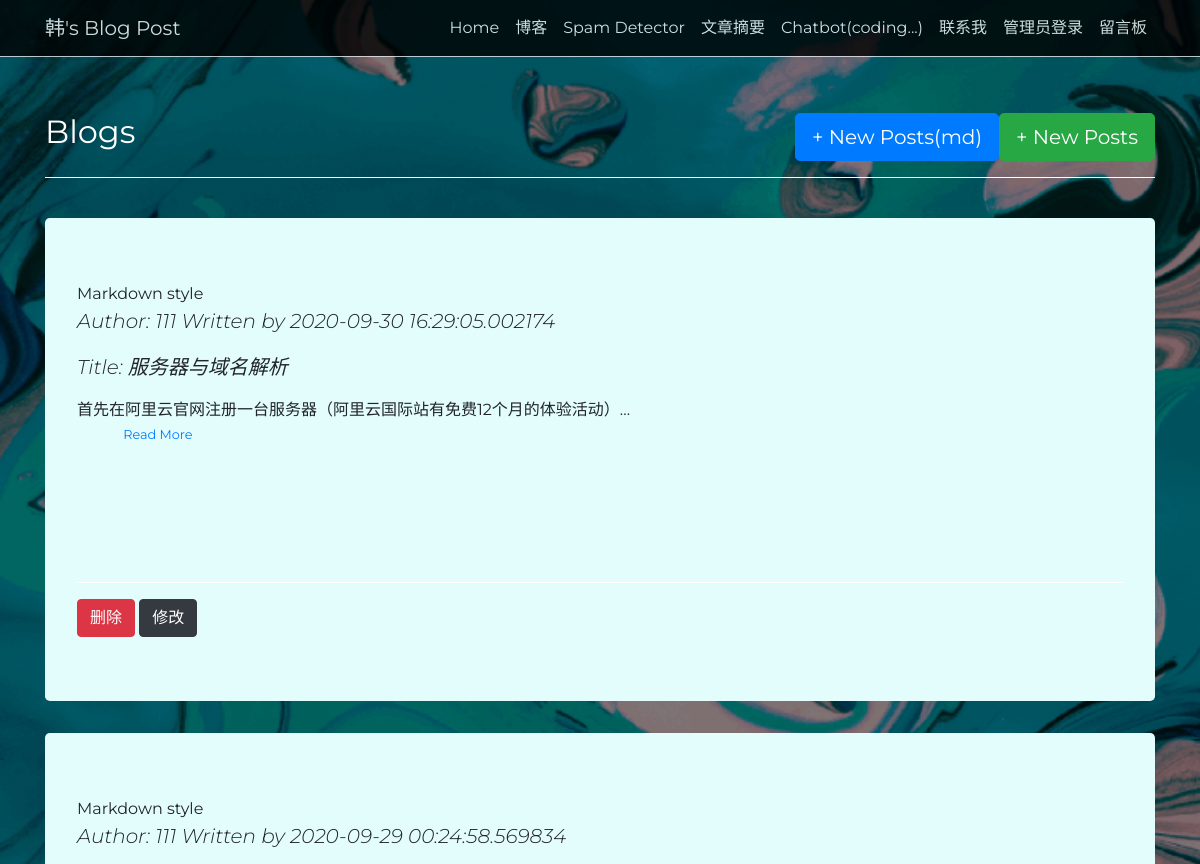
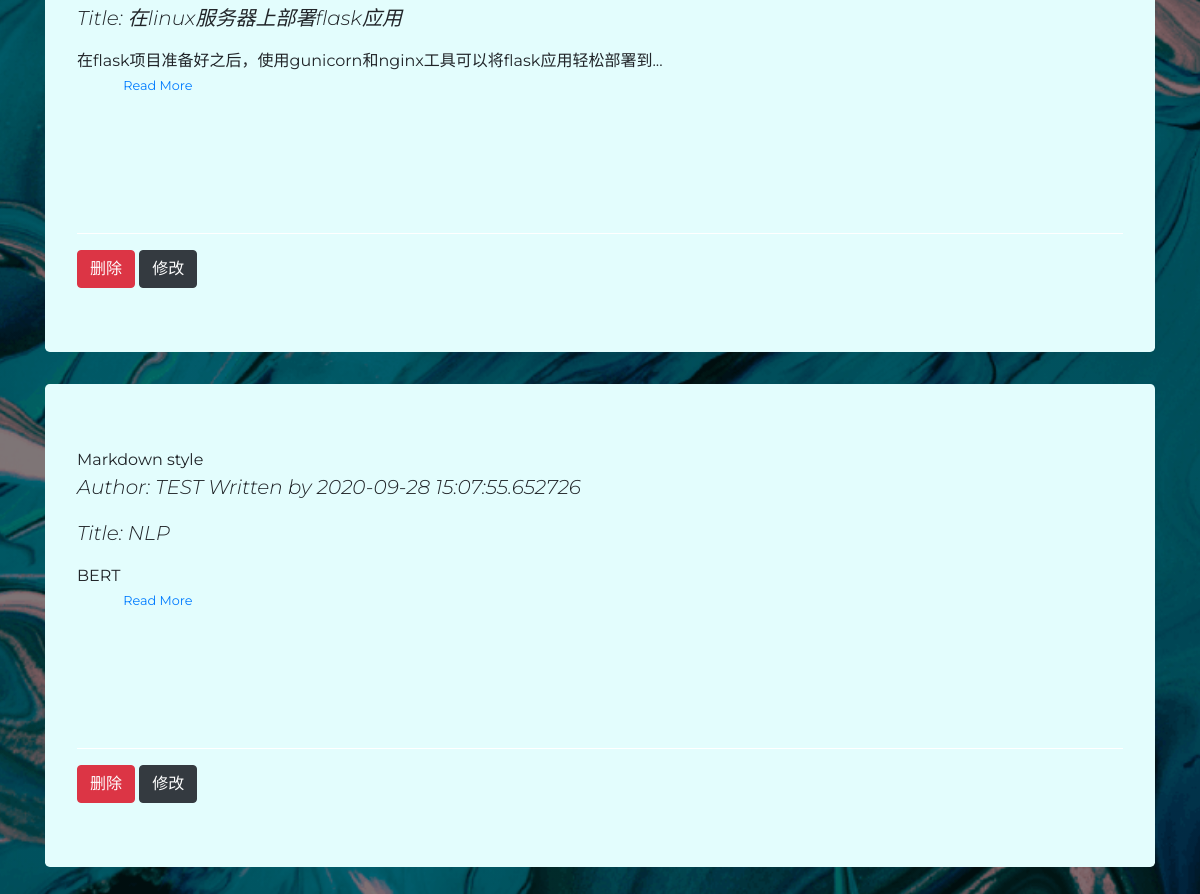
The page /posts on the database its author committed (2 pictures, top to bottom).
### app.py (models this page shows)
class ckddata(db.Model):
    __tablename__ = "ckd"
    id = db.Column(db.Integer, primary_key=True)
    title = db.Column(db.Text, nullable=False)
    body = db.Column(db.Text, nullable=False)
    author = db.Column(db.String(50))
    time = db.Column(db.DateTime, nullable=False, default=datetime.now)

### app.py (the view)
@app.route("/posts", methods=['GET', 'POST'])
def posts():
    if request.method == 'POST':
        post_title = request.form['title']
        post_content = request.form['content']
        post_author = request.form['author']
        new_post = BlogPost(title=post_title, content=post_content, author=post_author)
        db.session.add(new_post)
        db.session.commit()
        return redirect('/posts')
    else:
        all_ckd = ckddata.query.order_by(ckddata.id.desc())
        all_posts = BlogPost.query.order_by(BlogPost.date_posted)
        return render_template('posts.html', post_db=all_posts, cdk_db=all_ckd)

### templates/posts.html (shortened to what this page needs)
{% extends 'base.html' %}
{% block body %}
  <link rel="stylesheet" href="{{ url_for('static', filename='css/view-post.css') }}">
  <div class="row header-row">
    <div class="col-lg-6">
      <h3 class="posts-heading">Blogs</h3>
    </div>
    <div class="col-lg-6">
      <a class="new-post btn btn-success btn-lg" href="{{ url_for('new_posts') }}">+ New Posts</a>
      <a class="new-post btn btn-primary btn-lg" href="{{ url_for('cked') }}">+ New Posts(md)</a>
    </div>
  </div>
  <hr>
  <br>
   {% for data in cdk_db %}
     <div class="jumbotron posts-content">
        <h7>Markdown style</h7>
        {% if data.author %}
          <p class="lead"><em>Author: {{ data.author }} Written by {{ data.time }}</em></p>
        {% else %}
          <p class="lead"><em>Written by Unknown on</em></p>
        {% endif %}
        {% if data.title %}
          <p class="lead"><em>Title: {{ data.title }}</em></p>
        {% else %}
          <p class="lead"><em>Written by Unknown on</em></p>
        {% endif %}
        {% if data.body %}
           <p style="white-space: pre-wrap">{{ data.body|striptags|truncate(50) }}
           <small><a href="/ckeditor/details/{{ data.id }}">Read More</a></small>
        {% else %}
           <p class="lead"><em>Written by Unknown on</em></p>
        {% endif %}
        <br>
      <hr>
    <a class="btn btn-danger" href="/ckeditor/delete/{{ data.id }}">删除</a>
    <a class="btn btn-dark" href="/ckeditor/edit/{{ data.id }}">修改</a>
    </div>
   {% endfor %}
  </div>
{% endblock %}

### static/css/main.css (style rules this page uses)
body { font-family: Helvetica, sans-serif; }
h1, h2, h3 { font-family: 'Montserrat', sans-serif; }
.header-row { text-align: left; margin-top: 5%; }

### static/css/view-post.css (style rules this page uses)
.posts-heading { color: #fff; font-family: 'Montserrat', sans-serif; font-size: 2.0rem; font-weight: 400; }
.posts-content { background-color: #e3fdfd; }
body { margin: 0; font-size: 1.0rem; font-family: Montserrat, sans-serif; font-weight: 400; line-height: 1.5; text-align: left; background: linear-gradient(rgba(0,0,0,0.5), rgba(0,0,0,0.5)), url("../img/blue.png") no-repeat center center fixed; -webkit-background-size: cover; -moz-background-size: cover; -o-background-size: cover; background-size: cover; }
.new-post { float: right; }
hr { border-color: #ffffff; }

### rows shown on the page
ckddata: author "111", time "2020-09-30 16:29:05.002174", title "服务器与域名解析", body "首先在阿里云官网注册一台服务器（阿里云国际站有免费12个月的体验活动）..."
ckddata: author "111", time "2020-09-29 00:24:58.569834", title "在linux服务器上部署flask应用", body "在flask项目准备好之后，使用gunicorn和nginx工具可以将flask应用轻松部署到..."
ckddata: author "TEST", time "2020-09-28 15:07:55.652726", title "NLP", body "BERT"
